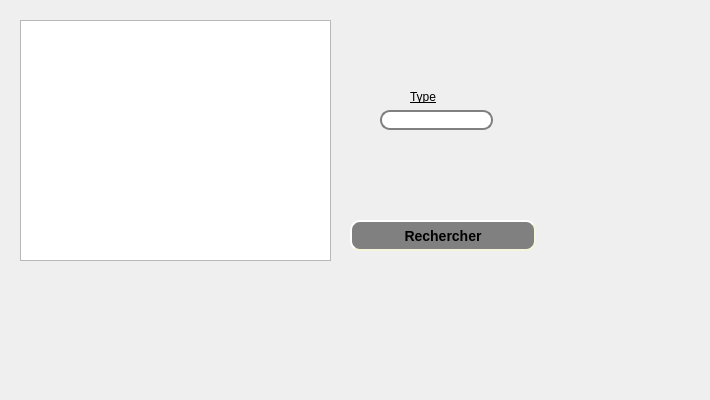
     <widget class="QWidget" name="tab_12">
      <attribute name="title">
       <string>Rechecher congé</string>
      </attribute>
      <widget class="QLineEdit" name="lineEdit_cin_4">
       <property name="geometry">
        <rect>
         <x>380</x>
         <y>110</y>
         <width>113</width>
         <height>20</height>
        </rect>
       </property>
       <property name="styleSheet">
        <string notr="true">QLineEdit {
    border: 2px solid gray;
    border-radius: 10px;
    padding: 0 8px;
    background: white;
    selection-background-color: darkgray;
}</string>
       </property>
      </widget>
      <widget class="QLabel" name="label_35">
       <property name="geometry">
        <rect>
         <x>410</x>
         <y>90</y>
         <width>47</width>
         <height>13</height>
        </rect>
       </property>
       <property name="styleSheet">
        <string notr="true">font: 12pt &quot;Andalus&quot;;
text-decoration: underline;</string>
       </property>
       <property name="text">
        <string>Type</string>
       </property>
      </widget>
      <widget class="QPushButton" name="pb_ajouter_10">
       <property name="geometry">
        <rect>
         <x>350</x>
         <y>220</y>
         <width>186</width>
         <height>31</height>
        </rect>
       </property>
       <property name="styleSheet">
        <string notr="true">QPushButton#pb_ajouter_10 {
    background-color: grey;
    border-style: outset;
    border-width: 2px;
    border-radius: 10px;
    border-color: beige;
    font: bold 14px;
    min-width: 10em;
    padding: 6px;
}
</string>
       </property>
       <property name="text">
        <string>Rechercher</string>
       </property>
      </widget>
      <widget class="QTableView" name="tabcong_2">
       <property name="geometry">
        <rect>
         <x>20</x>
         <y>20</y>
         <width>311</width>
         <height>241</height>
        </rect>
       </property>
      </widget>
      <widget class="QLabel" name="label">
       <property name="geometry">
        <rect>
         <x>-10</x>
         <y>-10</y>
         <width>531</width>
         <height>281</height>
        </rect>
       </property>
       <property name="styleSheet">
        <string notr="true">background-image: url(:/bg.jpg);</string>
       </property>
       <property name="text">
        <string/>
       </property>
       <property name="pixmap">
        <pixmap>../60342173_2276972439287605_1529191567795945472_n.jpg</pixmap>
       </property>
      </widget>
      <widget class="QLabel" name="label_37">
       <property name="geometry">
        <rect>
         <x>0</x>
         <y>0</y>
         <width>701</width>
         <height>391</height>
        </rect>
       </property>
       <property name="text">
        <string/>
       </property>
       <property name="pixmap">
        <pixmap>../../Downloads/back.png</pixmap>
       </property>
      </widget>
      <zorder>label_37</zorder>
      <zorder>label</zorder>
      <zorder>tabcong_2</zorder>
      <zorder>lineEdit_cin_4</zorder>
      <zorder>label_35</zorder>
      <zorder>pb_ajouter_10</zorder>
     </widget>
